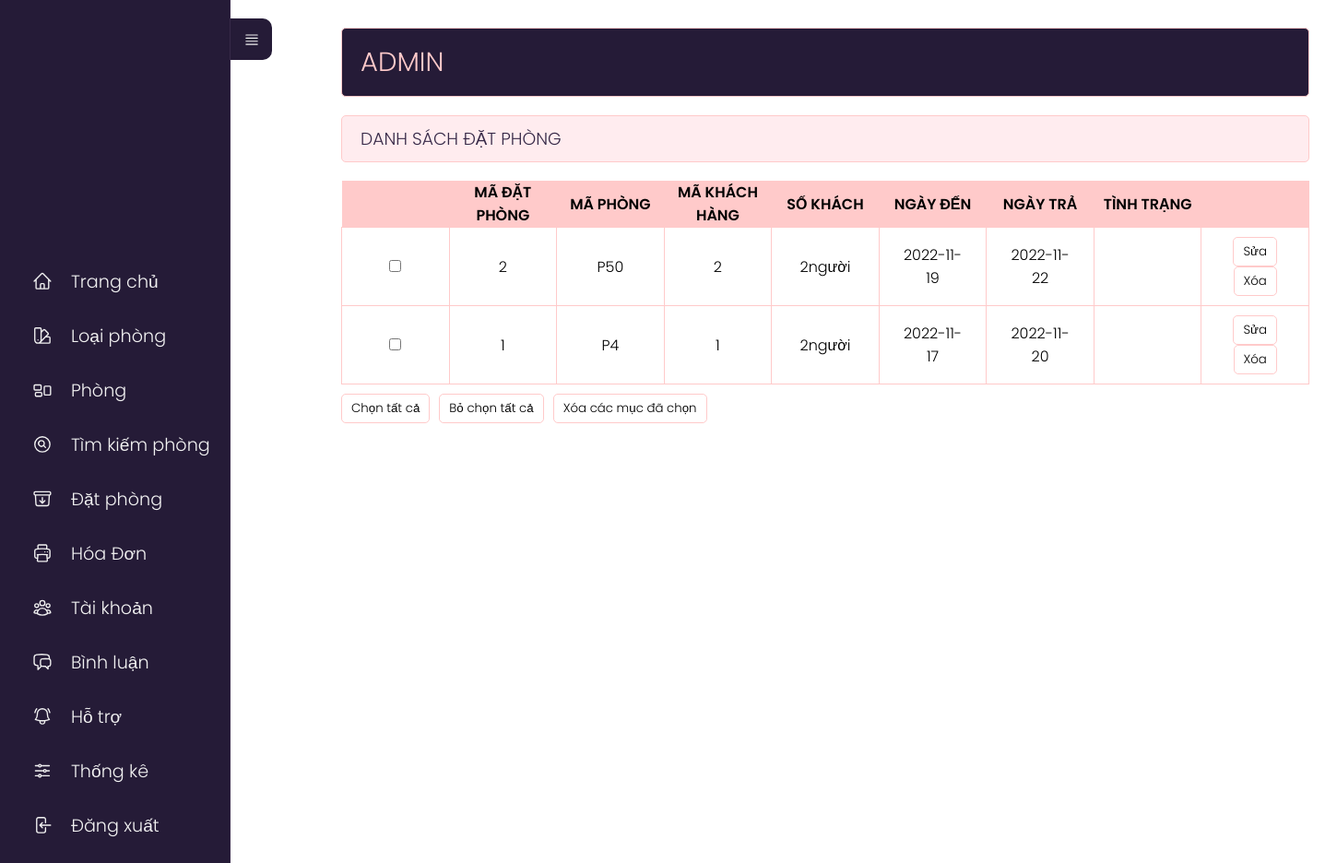
Page /admin/index.php?act=listdp (signed in) on the earlier database version.
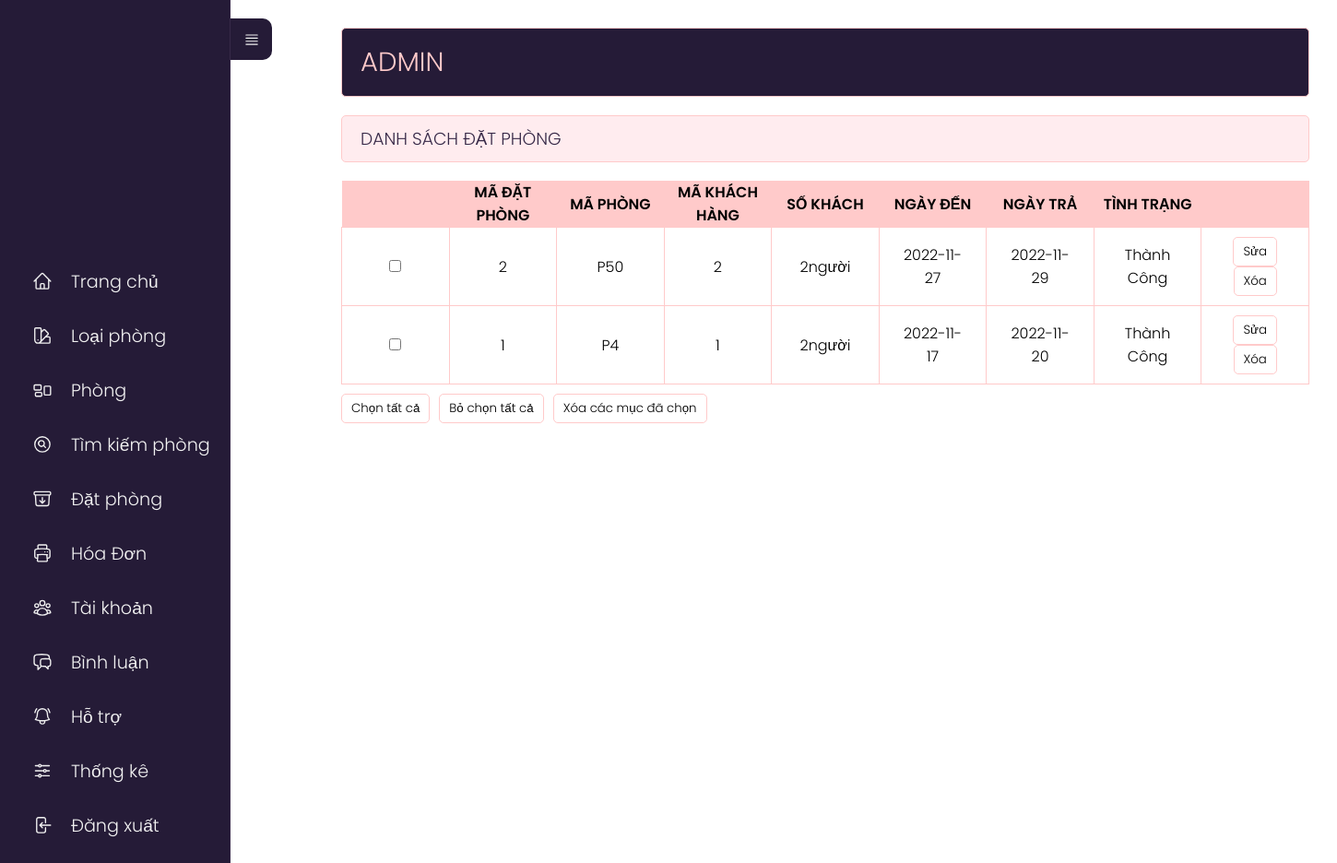
Same page on the later database version.
### tables this page shows
CREATE TABLE `datphong` (
  `id_order` int(11) NOT NULL,
  `id_phong` int(11) NOT NULL,
  `id_user` int(11) NOT NULL,
  `sokhach` int(2) NOT NULL,
  `ngayden` date NOT NULL,
  `ngaytra` date NOT NULL,
  `tinhtrang` varchar(255) NOT NULL
);

### model/pdo.php (called while the page is built, shortened)
<?php
function pdo_get_connection(){
    $dburl = "mysql:host=localhost;dbname=duan1;charset=utf8";
    $user = 'root';
    $password = '';
    $conn = new PDO($dburl, $user, $password);
    $conn->setAttribute(PDO::ATTR_ERRMODE, PDO::ERRMODE_EXCEPTION);
    return $conn;
}
function pdo_query($sql){
    $sql_args = array_slice(func_get_args(), 1);
    try{
        $conn = pdo_get_connection();
        $stmt = $conn->prepare($sql);
        $stmt->execute($sql_args);
        $rows = $stmt->fetchAll();
        return $rows;
    }
    catch(PDOException $e){
        throw $e;
    }
    finally{
        unset($conn);
    }
}

### model/datphong.php (called while the page is built, shortened)
<?php
    function loadall_datphong(){
        $sql="SELECT * FROM datphong order by id_order desc";
        $listdp=pdo_query($sql);
        return $listdp;
    }
?>

### admin/datphong/list.php (the view, shortened to what this page needs)
<div class="row">
    <div class="row mb headeradmin" style="width:1050px;">
        <h1 style="padding: 15px 0;">ADMIN </h1>
    </div>
    <div class="row formtittle" style="width:1050px;">
        <h3>DANH SÁCH ĐẶT PHÒNG</h3>
    </div>
    <div class="row formcontent">
        <form action="index.php?act=listdp" method="post">
            <div class="row mb10 formdshanghoa" style="width:1050px;">
                <table>
                    <tr>
                        <th></th>
                        <th>MÃ ĐẶT PHÒNG</th>
                        <th>MÃ PHÒNG</th>
                        <th>MÃ KHÁCH HÀNG</th>
                        <th>SỐ KHÁCH</th>
                        <th>NGÀY ĐẾN</th>
                        <th>NGÀY TRẢ</th>
                        <th>TÌNH TRẠNG</th>
                        <th></th>
                    </tr>
                    <?php
                    foreach ($listdp as $datphong) {
                        extract($datphong);
                        $suadp = "index.php?act=suadp&id=" . $id_order;
                        $xoadp = "index.php?act=xoadp&id=" . $id_order;
                        echo '<tr>
                                        <td><input type="checkbox" name="name"></td>
                                        <td>' . $id_order . '</td>
                                        <td>P' . $id_phong . '</td>
                                        <td>' . $id_user . '</td>
                                        <td>' . $sokhach . 'người</td>
                                        <td>' . $ngayden . '</td>
                                        <td>' . $ngaytra . '</td>
                                        <td>' . $tinhtrang . '</td>
                                        <td><a href="' . $suadp . '"><input type="button" value="Sửa"></a>  <a onclick="return DELETE()" href="' . $xoadp . '"><input type="button" value="Xóa"></a></td>
                                    </tr>';
                    }
                    ?>
                </table>
            </div>
            <div class="row mb10" style="display:flex;">
                <input type="button" id="btn1" value="Chọn tất cả">
                <input type="button" id="btn2" value="Bỏ chọn tất cả" style="margin-left:10px;">
                <input type="button" value="Xóa các mục đã chọn" style="margin-left:10px;">
            </div>
        </form>
    </div>
</div>
</div>

### admin/index.php (shortened to what this page needs)
<?php
if (isset($_SESSION['role']) && $_SESSION['role'] == 1) {
    include "../model/pdo.php";
    include "../model/datphong.php";
    include "header.php";
    if (isset($_GET['act'])) {
        $act = $_GET['act'];
        switch ($act) {
            case 'listdp':
                $listdp = loadall_datphong("");
                include "datphong/list.php";
                break;
        }
    }
    include "footer.php";
} else {
    header('Location: login.php');
}

### admin/header.php (shortened to what this page needs)
<!DOCTYPE html>
<html lang="en">
<head>
  <link rel="stylesheet" href="../view/css/styleadmin.css">
</head>
<body>
  <div class="content_menu">
    <nav>
      <div class="toggle_menu"><svg xmlns="http://www.w3.org/2000/svg" fill="none" viewBox="0 0 24 24" stroke-width="1.5" stroke="currentColor" class="w-6 h-6" style="width:40%;">
          <path stroke-linecap="round" stroke-linejoin="round" d="M3.75 5.25h16.5m-16.5 4.5h16.5m-16.5 4.5h16.5m-16.5 4.5h16.5" />
        </svg>
      </div>
      <ul>
        <li><a href="index.php">
            Trang chủ</a></li>
        <li><a href="index.php?act=addlp">
            Loại phòng</a></li>
        <li><a href="index.php?act=addp">
            Phòng</a></li>
        <li><a href="index.php?act=searchp">
            Tìm kiếm phòng</a></li>
        <li><a href="index.php?act=listdp">
            Đặt phòng</a></li>
        <li><a href="index.php?act=listhd">
            Hóa Đơn</a></li>
        <li><a href="index.php?act=dskh">
            Tài khoản</a></li>
        <li><a href="index.php?act=listbl">
            Bình luận</a></li>
        <li><a href="index.php?act=dsht">
            Hỗ trợ</a></li>
        <li><a href="index.php?act=thongke">
            Thống kê</a></li>
        <li><a href="index.php?act=thoat">
            Đăng xuất</a></li>
      </ul>
    </nav>
  </div>
  <section class="content_admin">
    <div class="boxcenter">

### admin/footer.php
</section>
</body>
</html>

### view/css/styleadmin.css (style rules this page uses)
* { padding: 0; margin: 0; box-sizing: border-box; font-family: 'Poppins', sans-serif; font-weight: 300; }
body { position: relative; width: 100%; min-height: 150vh; }
.boxcenter { position: absolute; top: 0; left: 250px; width: calc(100% -250px); height: 100vh; display: flex; padding: 20px; }
.row { float: left; width: 70%; }
.mb { margin-bottom: 20px; }
.mb10 { margin-bottom: 10px; }
.formtk input[type="submit"], .formcontent input[type="submit"], .formcontent input[type="reset"], .formcontent input[type="button"] { border-radius: 5px; padding: 5px 10px; background-color: #ffffff; border: 1px solid #FFCACA; }
.headeradmin { background-color: #251B37; border: 1px solid #FFCACA; color: #FFCACA; border-radius: 5px; padding: 0px 20px; width: 70%; }
.headeradmin h1 { font-size: 2vw; }
.formtittle { background-color: #FFECEF; border: 1px solid #FFCACA; color: #372948; border-radius: 5px; padding: 10px 20px; }
.formcontent { padding: 20px 0; }
table tr th { font-weight: 600; }
.formdshanghoa table { width: 100%; border-collapse: collapse; }
.formdshanghoa table th:nth-child(1) { width: 10%; padding: 20px; background-color: #FFCACA; }
.formdshanghoa table th:nth-child(2) { width: 10%; background-color: #FFCACA; }
.formdshanghoa table th:nth-child(3) { width: 10%; background-color: #FFCACA; }
.formdshanghoa table th:nth-child(4) { width: 10%; background-color: #FFCACA; }
.formdshanghoa table th:nth-child(5) { width: 10%; background-color: #FFCACA; }
.formdshanghoa table th:nth-child(6) { width: 10%; background-color: #FFCACA; }
.formdshanghoa table th:nth-child(7) { width: 30%; background-color: #FFCACA; }
.formdshanghoa table th:nth-child(8) { width: 10%; background-color: #FFCACA; }
.formdshanghoa table td { border: 1px solid #FFCACA; padding: 10px 20px; text-align: center; }
.formdshanghoa table th:nth-child(7) { width: 10%; background-color: #FFCACA; }
.formdshanghoa table th:nth-child(9) { width: 10%; background-color: #FFCACA; }
.content_menu nav { position: fixed; width: 250px; height: 100%; background-color: #251B37; display: flex; align-items: center; border-right: 1px solid #372948; z-index: 1000; }
.content_menu nav ul { width: 100%; list-style: none; overflow: hidden; }
.content_menu nav ul li a { width: 100%; color: #f2f2f2; font-size: 1.2em; text-decoration: none; display: inline-flex; align-items: center; padding: 15px; transition: linear 0.5s; }
.content_menu nav ul li a svg { margin: 0 20px; color: #f2f2f2; font-size: 1.2em; transition: linear 0.2s; }
.content_admin { position: absolute; top: 0; left: 100px; width: calc(100% -250px); height: 100vh; display: flex; top:10px; padding: 20px; transition: ease-in-out 0.5s; }
nav .toggle_menu { position: absolute; top: 20px; right: -46px; width: 45px; height: 45px; display: flex; justify-content: center; align-items: center; background-color: #251B37; border-radius: 0 10px 10px 0; cursor: pointer; transition: linear 0.2s; }
nav .toggle_menu svg { color: #f2f2f2; font-size: 1.5em; transition: linear 0.2s; }

Differences in the rows shown:
changed datphong id 2: ngayden "2022-11-19" → "2022-11-27"; ngaytra "2022-11-22" → "2022-11-29"; tinhtrang (not shown) → "Thành Công"
changed datphong id 1: tinhtrang (not shown) → "Thành Công"
